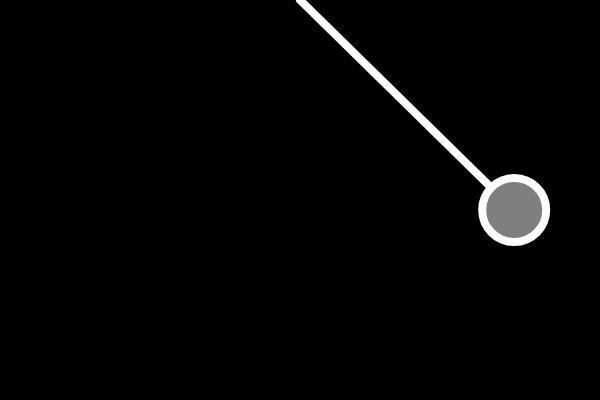
Frame 1 (no input)
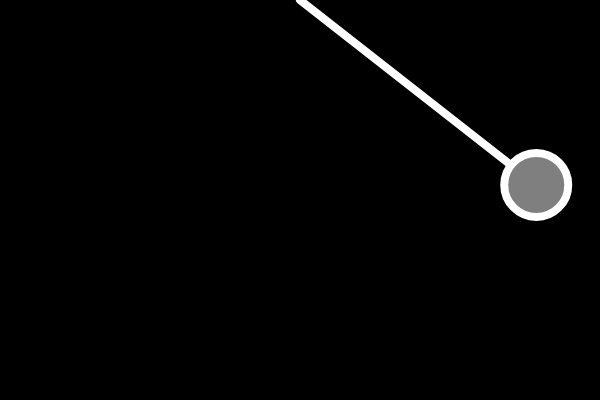
Frame 60 (no input)
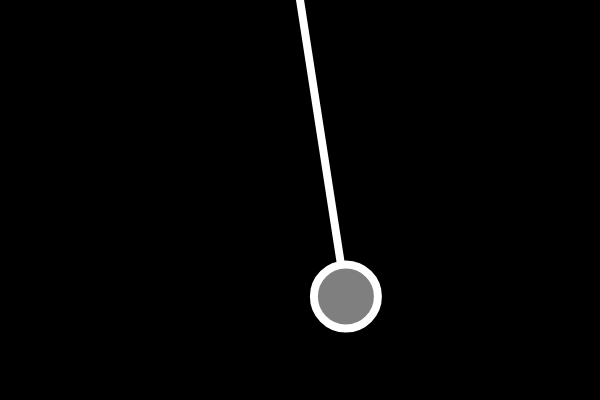
Frame 120 (the mouse pressed at the canvas centre since frame 60)

The p5.js sketch that drew these frames (run headless with seeded random() and noise() and a simulated clock; from frame 60 on, the mouse is pressed at the canvas centre):

// p5.js sketch
// ── sketch.js
let x=200; // Starting x coordinate for the pendulum
let y=200; // Starting y position for the pendulum
let angle;
let bob;
let len;
let angleV = 0;
let angleA = 0;
let gravity=0.1;

function setup() {
  createCanvas(600, 400);
  origin = createVector(300,0);
  angle = PI/4;
  bob = createVector()
  len = 300;

}

function draw() {
  background(0);
  let force = gravity * sin(angle);
  angleA = -1* force / len;
  angleV += angleA;
  angle += angleV;
  
  angle += 0.01;
  stroke(255);
  strokeWeight(8);
  fill(127);
  bob.x = len*sin(angle) + origin.x;
  bob.y = len*cos(angle) + origin.y; 
  line(origin.x,origin.y,bob.x,bob.y);
  circle(bob.x,bob.y,64);
}
